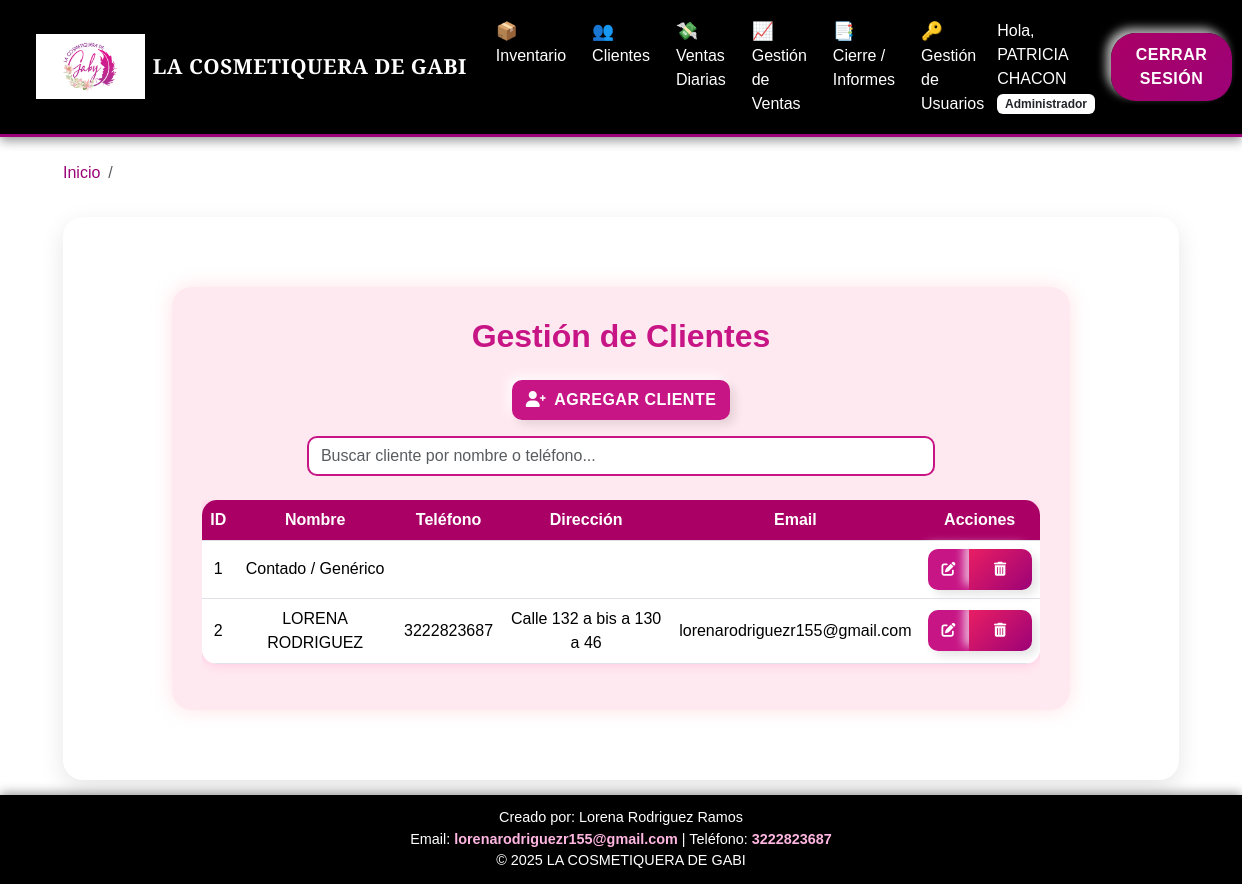
/clientes (signed in), run on the app's committed database.
### app.py (models this page shows, shortened)
class Usuario(UserMixin, db.Model):
    id = db.Column(db.Integer, primary_key=True)
    username = db.Column(db.String(100), unique=True, nullable=False)
    nombre = db.Column(db.String(100), nullable=False)
    apellido = db.Column(db.String(100), nullable=False)
    cedula = db.Column(db.String(20), unique=True, nullable=False)
    rol = db.Column(db.String(50), default='Vendedora')
    password_hash = db.Column(db.String(200))

class Cliente(db.Model):
    id = db.Column(db.Integer, primary_key=True)
    nombre = db.Column(db.String(100), nullable=False)
    telefono = db.Column(db.String(20))
    direccion = db.Column(db.String(200))
    email = db.Column(db.String(100))
    ventas = db.relationship('Venta', backref='comprador', lazy=True)

### app.py (the view)
@app.route('/clientes')
@login_required
def clientes():
    search_query = request.args.get('search', '').strip()
    if search_query:
        clientes = Cliente.query.filter(
            (Cliente.nombre.ilike(f'%{search_query}%')) |
            (Cliente.telefono.ilike(f'%{search_query}%'))
        ).all()
    else:
        clientes = Cliente.query.all()
    return render_template('clientes.html', clientes=clientes)

### app.py (called while the page is built)
@app.context_processor
def inject_global_data():
    from datetime import timedelta
    return dict(timedelta=timedelta)

@login_manager.user_loader
def load_user(user_id):
    return Usuario.query.get(int(user_id))

### templates/clientes.html (shortened to what this page needs)
{% extends "base.html" %}
{% block content %}
<div class="container-clientes">
    <h2>Gestión de Clientes</h2>
    <div class="text-center mb-3">
        <button type="button" class="btn btn-rosado" data-bs-toggle="modal" data-bs-target="#agregarClienteModal">
            <i class="fas fa-user-plus me-2"></i>Agregar Cliente
        </button>
    </div>
    <div class="mb-4 text-center">
        <input type="text" id="buscarCliente" class="form-control w-75 mx-auto" placeholder="Buscar cliente por nombre o teléfono...">
    </div>
    <div class="table-responsive">
        <table class="table table-hover align-middle" id="tablaClientes">
            <thead>
                <tr>
                    <th>ID</th>
                    <th>Nombre</th>
                    <th>Teléfono</th>
                    <th>Dirección</th>
                    <th>Email</th>
                    <th>Acciones</th>
                </tr>
            </thead>
            <tbody>
                {% for cliente in clientes %}
                <tr>
                    <td>{{ cliente.id }}</td>
                    <td>{{ cliente.nombre }}</td>
                    <td>{{ cliente.telefono }}</td>
                    <td>{{ cliente.direccion }}</td>
                    <td>{{ cliente.email }}</td>
                    <td>
                        <div class="btn-group" role="group">
                            <button type="button" class="btn btn-sm btn-rosado"
                                data-bs-toggle="modal"
                                data-bs-target="#editarClienteModal{{ cliente.id }}">
                                <i class="fas fa-edit"></i>
                            </button>
                            <a href="{{ url_for('eliminar_cliente', cliente_id=cliente.id) }}"
                                class="btn btn-sm btn-danger"
                                onclick="return confirm('¿Seguro que deseas eliminar a {{ cliente.nombre }}? Esta acción es permanente.')">
                                <i class="fas fa-trash-alt"></i>
                            </a>
                        </div>
                    </td>
                </tr>
                {% else %}
                <tr>
                    <td colspan="6" class="text-muted">No hay clientes registrados</td>
                </tr>
                {% endfor %}
            </tbody>
        </table>
    </div>
</div>
{% endblock %}

### templates/base.html (shortened to what this page needs)
<!doctype html>
<html lang="es">
<head>
  <link href="https://cdn.jsdelivr.net/npm/bootstrap@5.3.3/dist/css/bootstrap.min.css" rel="stylesheet">
  <link rel="stylesheet" href="{{ url_for('static', filename='css/styles.css') }}">
  <link rel="stylesheet" href="https://cdnjs.cloudflare.com/ajax/libs/font-awesome/6.0.0-beta3/css/all.min.css">
</head>
<body>
  {% if current_user.is_authenticated %}
  <nav class="navbar navbar-expand-lg navbar-dark navbar-custom">
    <div class="container-fluid">
      <a class="navbar-brand d-flex align-items-center" href="{{ url_for('dashboard') }}">
        <img src="{{ url_for('static', filename='img/LOGO.png') }}" alt="Logo" class="logo-barra">
        <span class="titulo-logo ms-2">LA COSMETIQUERA DE GABI</span>
      </a>
      <div class="collapse navbar-collapse" id="navbarNav">
        <ul class="navbar-nav mx-auto mb-2 mb-lg-0">
          <li class="nav-item">
            <a class="nav-link" href="{{ url_for('inventario') }}">
              <span class="nav-emoji">📦</span>
              Inventario
            </a>
          </li>
          <li class="nav-item">
            <a class="nav-link" href="{{ url_for('clientes') }}">
              <span class="nav-emoji">👥</span>
              Clientes
            </a>
          </li>
          <li class="nav-item">
            <a class="nav-link" href="{{ url_for('nueva_venta') }}">
              <span class="nav-emoji">💸</span>
              Ventas Diarias
            </a>
          </li>
          {% if current_user.rol.lower() == 'administrador' %}
          <li class="nav-item">
            <a class="nav-link" href="{{ url_for('gestion_ventas') }}">
              <span class="nav-emoji">📈</span>
              Gestión de Ventas
            </a>
          </li>
          <li class="nav-item">
            <a class="nav-link" href="{{ url_for('reportes') }}">
              <span class="nav-emoji">📑</span>
              Cierre / Informes
            </a>
          </li>
          <li class="nav-item">
            <a class="nav-link" href="{{ url_for('usuarios') }}">
              <span class="nav-emoji">🔑</span>
              Gestión de Usuarios
            </a>
          </li>
          {% endif %}
        </ul>
        <span class="navbar-text me-3 text-white">
          Hola, {{ current_user.username }}
          <span class="badge bg-white text-dark">{{ current_user.rol }}</span>
        </span>
        <a class="btn btn-primary" href="{{ url_for('logout') }}">Cerrar Sesión</a>
      </div>
    </div>
  </nav>
  {% endif %}
  <div class="container mt-4 fade-in">
    {% block breadcrumb %}
    <nav aria-label="breadcrumb">
      <ol class="breadcrumb">
        <li class="breadcrumb-item"><a href="{{ url_for('dashboard') }}">Inicio</a></li>
        <li class="breadcrumb-item active" aria-current="page">{% block page %}{% endblock %}</li>
      </ol>
    </nav>
    {% endblock %}
  </div>
  <div class="content-wrapper container mt-3 fade-in">
    <div class="main-card">
      {% block content %}{% endblock %}
    </div>
  </div>
  <footer>
    <div>Creado por: Lorena Rodriguez Ramos</div>
    <div>Email: <a href="mailto:lorenarodriguezr155@gmail.com">lorenarodriguezr155@gmail.com</a> | Teléfono: <a href="tel:+573222823687">3222823687</a></div>
    &copy; 2025 LA COSMETIQUERA DE GABI
  </footer>
</body>
</html>

### static/css/styles.css (style rules this page uses)
:root { --color-principal: #9c0277; --color-principal-light: #aa0066; --color-principal-dark: #800050; --color-secundario: #000000; --color-texto-claro: #FFFFFF; --color-fondo-suave: #F8F8F8; }
body { background-color: var(--color-texto-claro); color: var(--color-secundario); font-family: 'Segoe UI', Tahoma, Geneva, Verdana, sans-serif; position: relative; }
.navbar-custom { background-color: var(--color-secundario); border-bottom: 3px solid var(--color-principal); box-shadow: 0 2px 10px rgba(0,0,0,0.3); }
.navbar-custom .nav-link, .navbar-custom .navbar-brand { color: var(--color-texto-claro) !important; font-weight: 500; }
h1, h2, h3 { color: var(--color-principal); font-weight: 600; }
.btn { border: none; border-radius: 25px; padding: 10px 25px; font-weight: bold; transition: all 0.3s ease-in-out; cursor: pointer; text-transform: uppercase; letter-spacing: 0.5px; box-shadow: 5px 5px 10px rgba(0,0,0,0.1), -5px -5px 10px rgba(255,255,255,0.7); }
.btn-primary, .btn-pink-custom { background: linear-gradient(135deg, var(--color-principal-light) 0%, var(--color-principal) 100%); color: var(--color-texto-claro) !important; }
.btn-danger { background: linear-gradient(135deg, #e91e63 0%, #9c0277 100%); color: var(--color-texto-claro) !important; }
.table th { background-color: var(--color-secundario); color: var(--color-texto-claro); }

### templates/base.html (style rules this page uses)
html, body { height: 100%; margin: 0; display: flex; flex-direction: column; }
.content-wrapper { flex: 1; padding-bottom: 15px; }
.navbar-custom { background-color: #000; box-shadow: 0 4px 10px rgba(0, 0, 0, 0.4); padding: 0.6rem 1.5rem; }
.logo-barra { height: 65px; width: auto; object-fit: contain; background: transparent; filter: drop-shadow(0 3px 8px rgba(0,0,0,0.6)); transition: transform 0.3s ease, filter 0.3s ease; }
.titulo-logo { font-family: 'Playfair Display', serif; font-weight: 900; font-size: 1.3rem; color: #fff; letter-spacing: 0.5px; }
.nav-emoji { font-size: 1.1em; margin-right: 5px; vertical-align: middle; }
.navbar-nav .nav-link { color: #fff !important; font-weight: 500; margin: 0 5px; transition: all 0.3s ease-in-out; }
.breadcrumb-item a { color: #9c0277; text-decoration: none; }
.main-card { background-color: #fff; border-radius: 20px; padding: 30px; box-shadow: 0 8px 25px rgba(0,0,0,0.1); }
.fade-in { animation: fadeIn 0.8s ease-in; }
footer { background-color: #000; color: #fff; padding: 12px 0; text-align: center; margin-top: auto; font-size: 0.9rem; box-shadow: 0 -2px 10px rgba(0,0,0,0.4); }
footer a { font-weight: 600; color: #ffb6e1; text-decoration: none; transition: color 0.3s ease; }

### templates/clientes.html (style rules this page uses)
body { background: linear-gradient(135deg, #fff, #fff); font-family: "Poppins", sans-serif; color: #333; }
h2 { text-align: center; color: #c71585; font-weight: 700; margin-bottom: 25px; }
.btn-rosado { background-color: #c71585; border: none; color: white; border-radius: 10px; padding: 8px 14px; transition: all 0.3s ease; }
.btn-danger { border-radius: 10px; }
.form-control { border-radius: 10px; border: 2px solid #c71585; }
.table { background-color: white; border-radius: 15px; overflow: hidden; box-shadow: 0 0 12px rgba(255, 105, 180, 0.3); }
.table th { background-color: #aa0066; color: white; text-align: center; }
.table td { text-align: center; vertical-align: middle; }
.container-clientes { background-color: #ffe9f0; width: 85%; margin: 40px auto; border-radius: 20px; padding: 30px; box-shadow: 0 0 20px rgba(255, 182, 193, 0.4); }
.fade-in { animation: fadeIn 0.8s ease-in; }

### data on the page
Usuario: username "PATRICIA CHACON", rol "Administrador"
Cliente: id "1", nombre "Contado / Genérico"
Cliente: id "2", nombre "LORENA RODRIGUEZ", telefono "3222823687", direccion "Calle 132 a bis a 130 a 46", email "lorenarodriguezr155@gmail.com"
